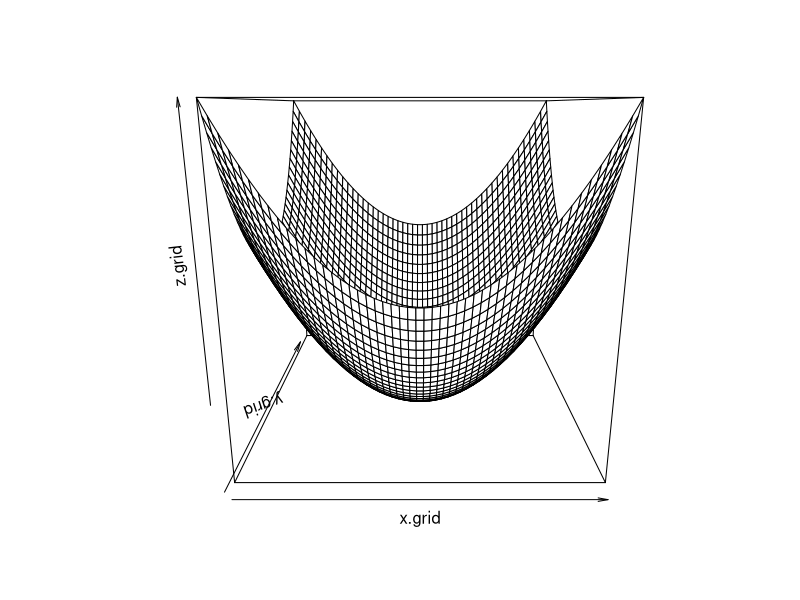

The R source for this figure:
#funtion
#for(....){.........}
#plot




# Usage:for(....){.........}
# 使用時機:當你會重複做同一件事情很多次

#Exercise E

score <- sample(1:100, 50, T)

my.test <- function(x){
  m <- mean(x)
  n <- length(x)
  a <- sum((x >= 60))
  b <- sum((x >= 90))
  if (a >= (0.5*n) & b>0){ print(c("本次成績不調分，平均為：",m))
    }else{print(c("本次成績會調分，不及格比例為：",(n-a)/n))
      }
}

my.test(score)

#A simple example:
#重複列印出一個平方數,執行10次
  for(i in 1:10) {
    print(i^2)
  }
#Exercise1
#重複列印出偶數數列(從2起跳)的平方數,執行 100次
  
for (i in 1:100) {
  print((2*i)^2)
}
#Exercise2
#請從標準常態模型生成出100個觀察值
  
for (i in rnorm(100)) {
  print(i)
}
#Exercise3
#score = sample(80:100, 10000, replace = T)
#請統計有多少個score分別等於80, 85, 90, 95, 100
 
score = sample(80:100, 10000, replace = T)


for (i in score[c(80,85,90,95,100)]) {
  print(i)
}


# for{裡面}還可以用for
# 但是R執行的速度會變慢 ○ 所以請節制使用loop
# 自訂函式(function)也可以搭for
  
#Exercise 4
#請用plot與points(x,y,pch=20)劃出scatterplot
library(MASS) 
mu = c(0,0)
p = 0.5
n= 100
sigma = matrix(c(1, p, p, 1), 2, 2)  #它必須是正定矩陣 
data = mvrnorm(n, mu, sigma)
x = data[,1]
y = data[,2]

#plot(x,y)
#points(x,y,pch=20)

#Exercise 5!!!!!!!!!!!!!!

#Plot𝑧=𝑥2+𝑦2,−2<𝑥,𝑦<2 using persp(x, y, z)

x <- x>-2
y <- y<2
z <-x^2+y^2
zf = function(x,y){x^2+y^2}

n = 50
x.grid =  seq(-2, 2, length=n)
y.grid = seq(-2, 2, length=n)
z.grid = outer(x.grid,y.grid, FUN = zf)

persp(x.grid, y.grid, z.grid)

#Exercise 6
#請找出 第100個偶數發生的位置
#你需要逐一檢查每個數值是否為偶數(%%2)
#若是,則必須記錄那些東西才有辦法確定目標已達成

number = sample(0:100, 10^3, replace = T)

n = 1:100
a = number[number[n]%%2==0]
a
a[100]

#Exercise 7
#Define a function 

#n=100
#k =1:n

#a



for (i in 5) {
  for (j in 1:5) {
    print(1:j)
  }
}

#b





#for (j in 1:5) {
#print((2*j-1))
#}